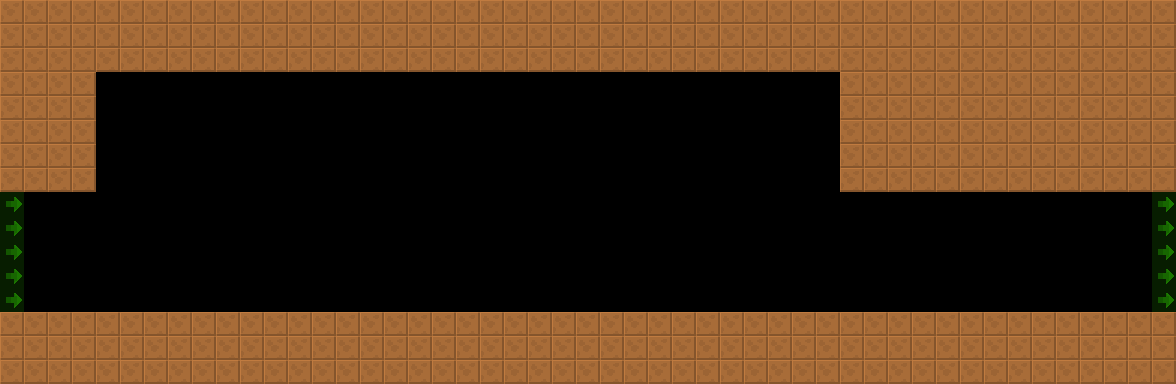

The image is a tile-based game level rendered from a .tmx file. Its description and source (layers, tilesets, objects; grid data summarised) follow:
An orthogonal 49x16 tile map with 24x24 px tiles, 2 tile layers (col, lnk), 2 tilesets and 5 objects (2x CustomSpot, 2x BossDoor, BossSpot).

<map version="1.4" tiledversion="1.4.2" orientation="orthogonal" renderorder="right-down" width="49" height="16" tilewidth="24" tileheight="24" infinite="0" nextlayerid="4" nextobjectid="8">
 <tileset firstgid="6" source="../../lnk.tsx" />
 <tileset firstgid="1" source="../../col.tsx" />
 <layer id="1" name="col" width="49" height="16">
  <data>[784 cells, 384 non-empty, 1 distinct tile ids]</data>
 </layer>
 <layer id="2" name="lnk" width="49" height="16" opacity="0.5">
  <data>[784 cells, 10 non-empty, 1 distinct tile ids]</data>
 </layer>
 <objectgroup id="3" name="markers" opacity="0.5">
  <object id="1" name="CustomSpot" type="CustomSpot" x="96" y="72" width="744" height="240">
   <properties>
    <property name="yr" value="0" />
    <property name="xr" value="0" />
    <property name="customId" value="battleZone" />
   </properties>
  </object>
  <object id="2" name="BossDoor" type="BossDoor" x="72" y="288" width="24" height="24">
   <properties>
    <property name="yr" value="0" />
    <property name="xr" value="0" />
   </properties>
  </object>
  <object id="3" name="BossSpot" type="BossSpot" x="528" y="288" width="24" height="24">
   <properties>
    <property name="yr" value="0" />
    <property name="xr" value="0" />
    <property name="mob" value="Behemoth" />
   </properties>
  </object>
  <object id="4" name="CustomSpot" type="CustomSpot" x="696" y="288" width="24" height="24">
   <properties>
    <property name="yr" value="0" />
    <property name="xr" value="0" />
    <property name="customId" value="mobSpawnSpot" />
   </properties>
  </object>
  <object id="5" name="BossDoor" type="BossDoor" x="840" y="288" width="24" height="24">
   <properties>
    <property name="yr" value="0" />
    <property name="xr" value="0" />
   </properties>
  </object>
 </objectgroup>
</map>
